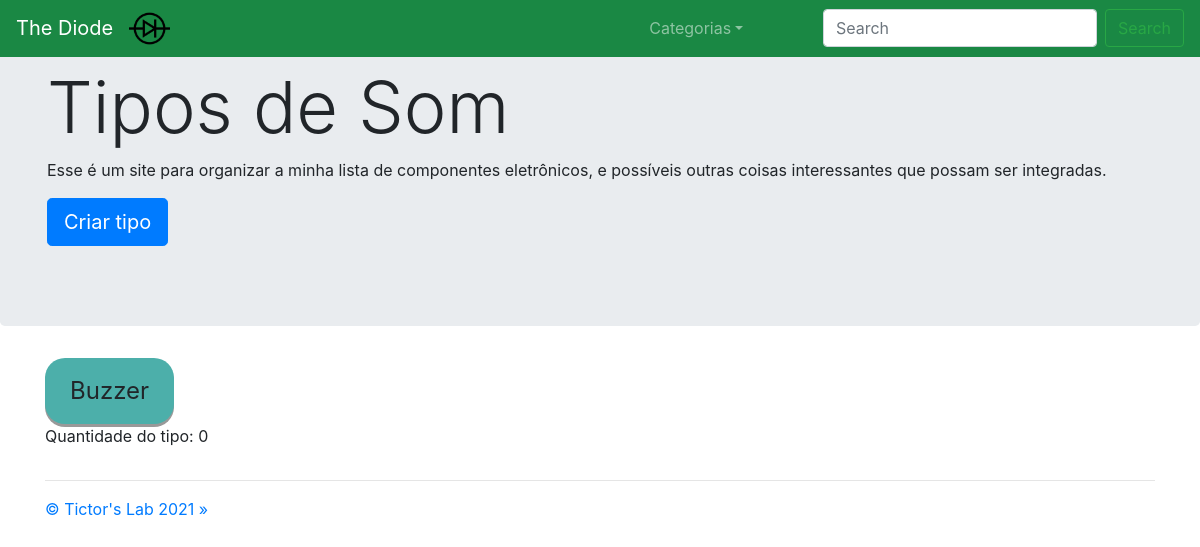
The app's page /18/ with its own data.
### componente/models.py (models this page shows, shortened)
class Categoria(models.Model):
    nome       = models.CharField(max_length=100, unique=True, null=True)
    quantidade = models.IntegerField(blank=True, null=True)
    def __str__(self):
        return self.nome

class TipoDeComponente(models.Model):
    nome       = models.CharField(max_length = 100)
    categoria  = models.ForeignKey('Categoria', on_delete=models.CASCADE, default="1")
    quantidade = models.IntegerField(blank=True, null=True)
    class Meta:
        verbose_name_plural = "Tipos de componentes"

### core/views.py (the view)
# urls.py: path('<int:id>/', tipos_de_componentes, name='tipos_de_componentes'),
def tipos_de_componentes(request, id):
    tipodecomponente = TipoDeComponente.objects.filter(categoria=id).order_by('-quantidade')
    categorias = Categoria.objects.order_by('-quantidade')
    criar_painel_msg = painelDeArmazenamentoModular_contextMsg(request)
    context = {'categorias':categorias,
               'tipodecomponentes':tipodecomponente,
               'categoria_especifica':Categoria.objects.get(id=id),
               'id_categoria':id,
               'criar_painel_msg':criar_painel_msg}
    return render(request, 'core/tipos_de_componentes.html', context)

### core/views.py (called while the page is built)
def painelDeArmazenamentoModular_splitIds(request, cookie_name):
    criar_painel_ids = request.COOKIES.get(cookie_name)
    if (criar_painel_ids != None): criar_painel_num_ids = len(criar_painel_ids.split(","))
    else: criar_painel_num_ids = 0
    return criar_painel_num_ids

def painelDeArmazenamentoModular_contextMsg(request):
    criar_painel_num_ids = painelDeArmazenamentoModular_splitIds(request, "criar_painel_ids")
    if request.COOKIES.get('criar_painel') == "True" and criar_painel_num_ids == 9:
        criar_painel_msg = "todos os componentes selecionados"
    elif request.COOKIES.get('criar_painel') == "True":
        criar_painel_msg = str(criar_painel_num_ids) + " componentes selecionados"
    else:
        criar_painel_msg = 0
    return criar_painel_msg

### core/templates/core/tipos_de_componentes.html (shortened to what this page needs)
{% extends 'core/base.html' %}
{% load static %}
{% block content %}
<nav class="navbar navbar-expand-md navbar-dark fixed-top" style="background-color: #1a8844;">
    <a class="navbar-brand" href="../">The Diode</a>
    <div class="collapse navbar-collapse" id="navbarsExampleDefault">
        <ul class="navbar-nav mr-auto">
            <li>
                <img src="{% static 'core/imagens/Diode.png' %}" style="width:8%;">
            </li>
            <li class="nav-item dropdown">
                <a class="nav-link dropdown-toggle" href="#" id="dropdown01" data-toggle="dropdown" aria-haspopup="true"
                    aria-expanded="false">Categorias</a>
            </li>
        </ul>
        <form class="form-inline my-2 my-lg-0" action="/search">
            <input name="q" class="form-control mr-sm-2" type="text" placeholder="Search" aria-label="Search">
            <button class="btn btn-outline-success my-2 my-sm-0" type="submit">Search</button>
        </form>
    </div>
</nav>
<main role="main">
    <div class="jumbotron">
        <div class="container">
            <h1 class="display-3">Tipos de {{ categoria_especifica }}</h1>
            <p>Esse é um site para organizar a minha lista de componentes eletrônicos, e possíveis outras coisas interessantes que possam ser integradas.</p>
        </div>
        <div class="container">
            <p><a class="btn btn-primary btn-lg" href="../{{ id_categoria }}/criar/" role="button">Criar tipo</a></p>
        </div>
    </div>
    <div class="container">
        <div class="row">
            {% for tipodecomponente in tipodecomponentes %}
            <div class="col-md-4">
                <a class="categorias" onclick="document.location='../{{ tipodecomponente.categoria.id }}/{{ tipodecomponente.id }}'" role="button">{{ tipodecomponente.nome }}</a>
                <p>Quantidade do tipo: {{ tipodecomponente.quantidade }}</p>
            </div>
            {% endfor %}
        </div>
        <hr>
    </div>
</main>
<footer class="container">
    <p><a href="http://tictorslab.blogspot.com/" role="button">&copy; Tictor's Lab 2021 &raquo;</a></p>
</footer>
{% endblock %}

### core/templates/core/tipos_de_componentes.html (style rules this page uses)
.categorias { display: inline-block; padding: 15px 25px; font-size: 24px; cursor: pointer; text-align: center; text-decoration: none; outline: none; color: #fff; background-color: #4cafaa; border: none; border-radius: 20px; box-shadow: 0 3px #999; }

### records on screen
Categoria: nome "Som"
TipoDeComponente: nome "Buzzer", quantidade "0"
